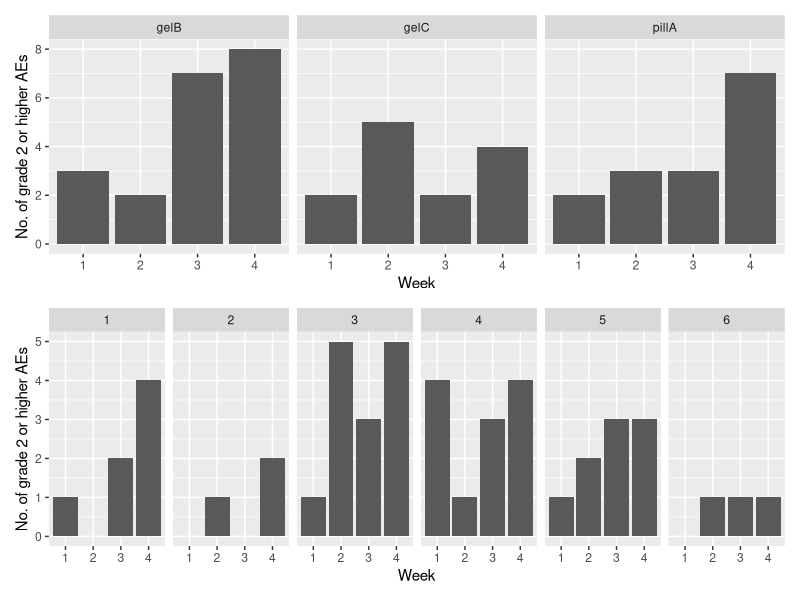
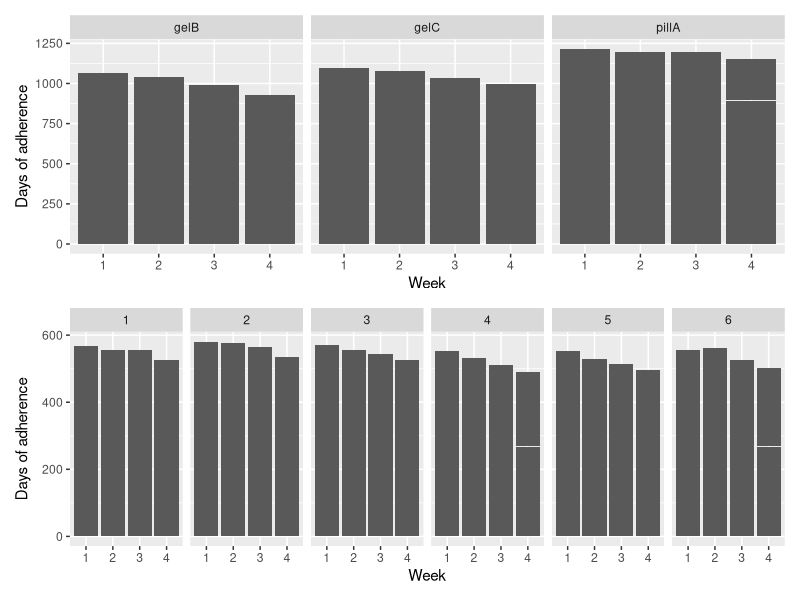
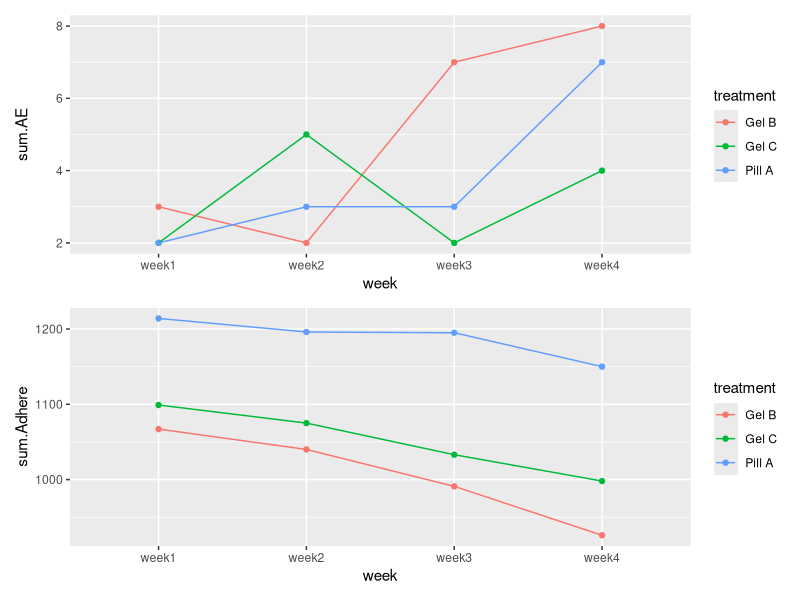

Here is the R script that generated these plots, in order: (Note: this script raises an error after producing the figures.)
## ---- chunk 1
knitr::opts_chunk$set(echo = TRUE)

#load libraries
library(tidyverse)
library(patchwork)
library(nlme)
library(caret)

#load data
bl.data=read.csv("baseline.csv")[,-c(1,3:5)]
endpt.data=read.csv("endpoints.csv")
alldata=read.csv("alldata.csv")
## ---- chunk 2
#merge and tidy data (NO MISSINGNESS, n=30 in each of the 6 sequences)
all.data=merge(endpt.data,bl.data,by="ptid") %>%
  mutate(sequence1=factor(ifelse(period1=="Pill A" & period2=="Gel B" & period3=="Gel C",1,
                  ifelse(period1=="Gel C" & period2=="Pill A" & period3=="Gel B",2,
                  ifelse(period1=="Gel B" & period2=="Gel C" & period3=="Pill A",3,
                  ifelse(period1=="Gel B" & period2=="Pill A" & period3=="Gel C",4,
                  ifelse(period1=="Pill A" & period2=="Gel C" & period3=="Gel B",5,6)))))),
         sequence2=factor(ifelse(sequence1==1 | sequence1==4,0,
                          ifelse(sequence1==2 | sequence1==5,1,2)))) %>%
  pivot_longer(cols=AE_pillA_week1:Adhere_gelC_week4,names_to=c("AE.or.Adhere","trt","week"),
               names_pattern="(..)_(.*)_(.*)",values_to="AE.or.adhere.val") %>%
  mutate(AE.or.Adhere=ifelse(AE.or.Adhere=="re","Adhere","AE"),
         week=str_sub(week,5,-1))
## ---- chunk 3
#Patient characteristics/demographics table

## ---- chunk 4
#PRIMARY OBJECTIVES (safety and adherence)

#Safety
ae.plot1=all.data %>%
  dplyr::filter(AE.or.Adhere=="AE") %>%
  dplyr::select(trt,AE.or.adhere.val,week) %>%
  ggplot(aes(x=week,y=AE.or.adhere.val))+
  geom_histogram(stat="identity")+
  facet_grid(.~trt)+
  labs(y="No. of grade 2 or higher AEs",x="Week")

ae.plot2=all.data %>%
  dplyr::filter(AE.or.Adhere=="AE") %>%
  dplyr::select(trt,AE.or.adhere.val,week,sequence1) %>%
  ggplot(aes(x=week,y=AE.or.adhere.val))+
  geom_histogram(stat="identity")+
  facet_grid(.~sequence1)+
  labs(y="No. of grade 2 or higher AEs",x="Week")

ae.plot1/ae.plot2
## ---- chunk 5

#Adherence (ACROSS ALL 6 SEQUENCES)
adherence.plot1=all.data %>%
  dplyr::filter(AE.or.Adhere=="Adhere") %>%
  dplyr::select(trt,AE.or.adhere.val,week) %>%
  ggplot(aes(x=week,y=AE.or.adhere.val))+
  geom_histogram(stat="identity")+
  facet_grid(.~trt)+
  labs(y="Days of adherence",x="Week")

adherence.plot2=all.data %>%
  dplyr::filter(AE.or.Adhere=="Adhere") %>%
  dplyr::select(trt,AE.or.adhere.val,week,sequence1) %>%
  ggplot(aes(x=week,y=AE.or.adhere.val))+
  geom_histogram(stat="identity")+
  facet_grid(.~sequence1)+
  labs(y="Days of adherence",x="Week")

adherence.plot1/adherence.plot2
## ---- chunk 6
#safety vs. categorical week (nonlinear trends)
safety.nonlin=alldata%>%
  group_by(week,treatment)%>%
  summarise(sum.AE=sum(AE))%>%
  ggplot(aes(x=week,y=sum.AE,col=treatment))+
  geom_point()+geom_line(aes(group=treatment))

#adherence vs. categorical week (nonlinear trends)
safety.nonlin2=alldata%>%
  group_by(week,treatment)%>%
  summarise(sum.Adhere=sum(Adhere))%>%
  ggplot(aes(x=week,y=sum.Adhere,col=treatment))+
  geom_point()+geom_line(aes(group=treatment))

safety.nonlin/safety.nonlin2
## ---- chunk 7
#MODELING FOR SAFETY

#LME for sum AEs ~ trt*seq2 + (1|ptid)
dt1=all.data%>%
  filter(AE.or.Adhere=="AE")%>%
  mutate(week=as.numeric(week))%>%
  group_by(week,trt,sequence2,ptid)%>%
  summarise(sum.ae=sum(AE.or.adhere.val))

m1=lme(sum.ae~trt*sequence2,data=dt1,random=~1|ptid,method="ML")
summary(m1)
#ints all insig, so no sig carryover, so remove from model

m2=lme(sum.ae~trt+sequence2,data=dt1,random=~1|ptid,method="ML")
summary(m2)
#sum of AEs across weeks not sig diff btw trts and seqs, so safety not sig diff
#INTEPRET INTERCEPT???
#random effect for patient is substantial bc SE is larger than all fixed effect estimates
anova(m2,m1)
#simpler model is adequate

#LME for AE~trt*seq2+week(continuous)+(1|ptid)
m3=lme(AE.or.adhere.val~trt*sequence2+week,
       data=all.data %>% filter(AE.or.Adhere=="AE")%>%mutate(week=as.numeric(week)),
       random=~1|ptid,method="ML")
summary(m3)
#no sig carryover, so drop interaction

m4=lme(AE.or.adhere.val~trt+sequence2+week,
       data=all.data %>% filter(AE.or.Adhere=="AE")%>%mutate(week=as.numeric(week)),
       random=~1|ptid,method="ML")
summary(m4)
#no sig diff in AEs btw trts when adjusting for week and sequence
#no sig diff in AEs btw seqs when adjusting for trt and week
#sig diff/incr in AEs with incr week, holding all other vars constant???
#considerable patient-level random effect since SD larger than all fixed model estimates
anova(m4,m3)
#simpler model adequate

#Penalized log model for AE(binary)~trt*seq2

#create binary variable
dt2=all.data%>%
  filter(AE.or.Adhere=="AE")%>%
  group_by(ptid)%>%
  mutate(bin.AE=ifelse(any(AE.or.adhere.val)==1,1,0))%>%
  ungroup()%>%
  mutate(bin.AE=factor(bin.AE))

#set lambda and alpha ranges
lambdas=10^seq(5,-5,length=100)
alphas=seq(0,1,length=10)
#select training method
traincontrol=trainControl(method="repeatedCV",number=10,repeats=5)
searchgrid=expand.grid(.alpha=alphas,.lambda=lambdas)
set.seed(1234)
#train
training=train(bin.AE~factor(trt)*sequence2,data=dt2,
               method="glmnet",tuneGrid=searchgrid,
               trControl=traincontrol,standardize=T)
#output two parameters
training$bestTune 
#all combs of alphas and lambdas yield same accuracy...

#fit model with best parameters
glm2=glmnet::glmnet(x=model.matrix(dt2$bin.AE~trt*sequence2,dt2),y=dt2$bin.AE,
                    family="binomial",
                    alpha=training$bestTune[1],lambda=training$bestTune[2])







#ADHERENCE MODELING  
  
#LME for sum(Adherence) ~ trt*seq2 + (1|ptid)
dt5=all.data%>%
  filter(AE.or.Adhere=="Adhere")%>%
  group_by(week,trt,sequence2,ptid)%>%
  summarise(sum.adhere=sum(AE.or.adhere.val))

m5=lme(sum.adhere~trt*sequence2,data=dt5,random=~1|ptid,method="ML")
summary(m5)
#one ints sig (trt A and seq 2 compared to trt B and seq 0), so sig carryover
#sig more adherence days in A and C vs. B (shown in line plot)

#LME for Adherence~trt*seq2+week(continuous)+(1|ptid)
m6=lme(AE.or.adhere.val~trt*sequence2+week,
       data=all.data %>% filter(AE.or.Adhere=="Adhere")%>%mutate(week=as.numeric(week)),
       random=~1|ptid,method="ML")
summary(m6)
#one ints sig (trt A and seq 2 compared to trt B and seq 0), so sig carryover
#week sig which implies adherence goes down as week adj for trt and seq and their int
#sig more adherence days in A and C vs. B








## ---- chunk 8
#SECONDARY OBJECTIVES (pharmacokinetics and demographic differences)
